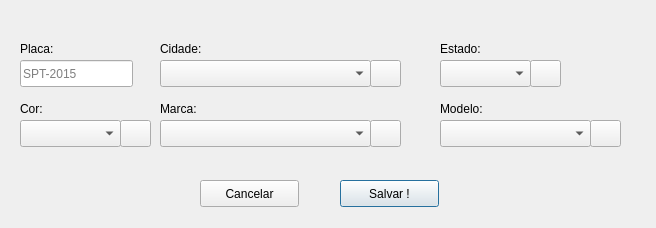
<?xml version="1.0" encoding="UTF-8"?>
<ui version="4.0">
 <class>CadastroCarro</class>
 <widget class="QDialog" name="CadastroCarro">
  <property name="geometry">
   <rect>
    <x>0</x>
    <y>0</y>
    <width>656</width>
    <height>228</height>
   </rect>
  </property>
  <property name="windowTitle">
   <string>Soft - ESPARTA</string>
  </property>
  <widget class="QPushButton" name="pushButton">
   <property name="geometry">
    <rect>
     <x>340</x>
     <y>180</y>
     <width>99</width>
     <height>27</height>
    </rect>
   </property>
   <property name="text">
    <string>Salvar !</string>
   </property>
   <property name="icon">
    <iconset resource="resoruce.qrc">
     <normaloff>:/icones/icons/ok.png</normaloff>:/icones/icons/ok.png</iconset>
   </property>
  </widget>
  <widget class="QLineEdit" name="lnPlaca">
   <property name="geometry">
    <rect>
     <x>20</x>
     <y>60</y>
     <width>113</width>
     <height>27</height>
    </rect>
   </property>
   <property name="maxLength">
    <number>8</number>
   </property>
   <property name="placeholderText">
    <string>SPT-2015</string>
   </property>
  </widget>
  <widget class="QComboBox" name="cbEstado">
   <property name="geometry">
    <rect>
     <x>440</x>
     <y>60</y>
     <width>91</width>
     <height>27</height>
    </rect>
   </property>
  </widget>
  <widget class="QComboBox" name="cbCidade">
   <property name="geometry">
    <rect>
     <x>160</x>
     <y>60</y>
     <width>211</width>
     <height>27</height>
    </rect>
   </property>
  </widget>
  <widget class="QComboBox" name="cbCor">
   <property name="geometry">
    <rect>
     <x>20</x>
     <y>120</y>
     <width>101</width>
     <height>27</height>
    </rect>
   </property>
  </widget>
  <widget class="QLabel" name="lblPlaca">
   <property name="geometry">
    <rect>
     <x>20</x>
     <y>40</y>
     <width>67</width>
     <height>17</height>
    </rect>
   </property>
   <property name="text">
    <string>Placa:</string>
   </property>
  </widget>
  <widget class="QLabel" name="lblCidade">
   <property name="geometry">
    <rect>
     <x>160</x>
     <y>40</y>
     <width>67</width>
     <height>17</height>
    </rect>
   </property>
   <property name="text">
    <string>Cidade:</string>
   </property>
  </widget>
  <widget class="QLabel" name="lblEstado">
   <property name="geometry">
    <rect>
     <x>440</x>
     <y>40</y>
     <width>67</width>
     <height>17</height>
    </rect>
   </property>
   <property name="text">
    <string>Estado:</string>
   </property>
  </widget>
  <widget class="QLabel" name="lblCor">
   <property name="geometry">
    <rect>
     <x>20</x>
     <y>100</y>
     <width>67</width>
     <height>17</height>
    </rect>
   </property>
   <property name="text">
    <string>Cor:</string>
   </property>
  </widget>
  <widget class="QLabel" name="lblMarca">
   <property name="geometry">
    <rect>
     <x>160</x>
     <y>100</y>
     <width>67</width>
     <height>17</height>
    </rect>
   </property>
   <property name="text">
    <string>Marca:</string>
   </property>
  </widget>
  <widget class="QLabel" name="lblModelo">
   <property name="geometry">
    <rect>
     <x>440</x>
     <y>100</y>
     <width>67</width>
     <height>17</height>
    </rect>
   </property>
   <property name="text">
    <string>Modelo:</string>
   </property>
  </widget>
  <widget class="QComboBox" name="cbMarca">
   <property name="geometry">
    <rect>
     <x>160</x>
     <y>120</y>
     <width>211</width>
     <height>27</height>
    </rect>
   </property>
  </widget>
  <widget class="QComboBox" name="cbModelo">
   <property name="geometry">
    <rect>
     <x>440</x>
     <y>120</y>
     <width>151</width>
     <height>27</height>
    </rect>
   </property>
  </widget>
  <widget class="QPushButton" name="pushButton_2">
   <property name="geometry">
    <rect>
     <x>200</x>
     <y>180</y>
     <width>99</width>
     <height>27</height>
    </rect>
   </property>
   <property name="text">
    <string>Cancelar</string>
   </property>
   <property name="icon">
    <iconset resource="resoruce.qrc">
     <normaloff>:/icones/icons/sign-ban.png</normaloff>:/icones/icons/sign-ban.png</iconset>
   </property>
  </widget>
  <widget class="QPushButton" name="pushButton_3">
   <property name="geometry">
    <rect>
     <x>370</x>
     <y>60</y>
     <width>31</width>
     <height>27</height>
    </rect>
   </property>
   <property name="text">
    <string/>
   </property>
   <property name="icon">
    <iconset resource="resoruce.qrc">
     <normaloff>:/icones/icons/mais.png</normaloff>:/icones/icons/mais.png</iconset>
   </property>
  </widget>
  <widget class="QPushButton" name="pushButton_4">
   <property name="geometry">
    <rect>
     <x>370</x>
     <y>120</y>
     <width>31</width>
     <height>27</height>
    </rect>
   </property>
   <property name="text">
    <string/>
   </property>
   <property name="icon">
    <iconset resource="resoruce.qrc">
     <normaloff>:/icones/icons/mais.png</normaloff>:/icones/icons/mais.png</iconset>
   </property>
  </widget>
  <widget class="QPushButton" name="pushButton_5">
   <property name="geometry">
    <rect>
     <x>120</x>
     <y>120</y>
     <width>31</width>
     <height>27</height>
    </rect>
   </property>
   <property name="text">
    <string/>
   </property>
   <property name="icon">
    <iconset resource="resoruce.qrc">
     <normaloff>:/icones/icons/mais.png</normaloff>:/icones/icons/mais.png</iconset>
   </property>
  </widget>
  <widget class="QPushButton" name="pushButton_6">
   <property name="geometry">
    <rect>
     <x>530</x>
     <y>60</y>
     <width>31</width>
     <height>27</height>
    </rect>
   </property>
   <property name="text">
    <string/>
   </property>
   <property name="icon">
    <iconset resource="resoruce.qrc">
     <normaloff>:/icones/icons/mais.png</normaloff>:/icones/icons/mais.png</iconset>
   </property>
  </widget>
  <widget class="QPushButton" name="pushButton_7">
   <property name="geometry">
    <rect>
     <x>590</x>
     <y>120</y>
     <width>31</width>
     <height>27</height>
    </rect>
   </property>
   <property name="text">
    <string/>
   </property>
   <property name="icon">
    <iconset resource="resoruce.qrc">
     <normaloff>:/icones/icons/mais.png</normaloff>:/icones/icons/mais.png</iconset>
   </property>
  </widget>
 </widget>
 <resources>
  <include location="resoruce.qrc"/>
 </resources>
 <connections>
  <connection>
   <sender>pushButton_2</sender>
   <signal>clicked()</signal>
   <receiver>CadastroCarro</receiver>
   <slot>close()</slot>
   <hints>
    <hint type="sourcelabel">
     <x>273</x>
     <y>191</y>
    </hint>
    <hint type="destinationlabel">
     <x>175</x>
     <y>157</y>
    </hint>
   </hints>
  </connection>
  <connection>
   <sender>pushButton</sender>
   <signal>clicked()</signal>
   <receiver>CadastroCarro</receiver>
   <slot>close()</slot>
   <hints>
    <hint type="sourcelabel">
     <x>436</x>
     <y>190</y>
    </hint>
    <hint type="destinationlabel">
     <x>558</x>
     <y>164</y>
    </hint>
   </hints>
  </connection>
 </connections>
</ui>
